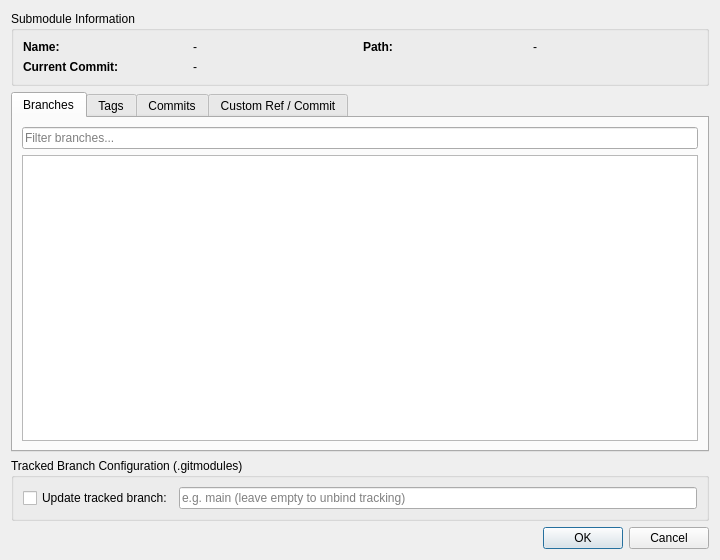
<?xml version="1.0" encoding="UTF-8"?>
<ui version="4.0">
 <class>QGitSubmodulePointerDialog</class>
 <widget class="QDialog" name="QGitSubmodulePointerDialog">
  <property name="geometry">
   <rect>
    <x>0</x>
    <y>0</y>
    <width>720</width>
    <height>560</height>
   </rect>
  </property>
  <property name="windowTitle">
   <string>Submodule Reference &amp; Pointer Picker</string>
  </property>
  <layout class="QVBoxLayout" name="verticalLayout">
   <item>
    <widget class="QGroupBox" name="groupBox_info">
     <property name="title">
      <string>Submodule Information</string>
     </property>
     <layout class="QGridLayout" name="gridLayout_info">
      <item row="0" column="0">
       <widget class="QLabel" name="label_name_title">
        <property name="text">
         <string>Name:</string>
        </property>
        <property name="font">
         <font>
          <bold>true</bold>
         </font>
        </property>
       </widget>
      </item>
      <item row="0" column="1">
       <widget class="QLabel" name="label_name_val">
        <property name="text">
         <string>-</string>
        </property>
       </widget>
      </item>
      <item row="0" column="2">
       <widget class="QLabel" name="label_path_title">
        <property name="text">
         <string>Path:</string>
        </property>
        <property name="font">
         <font>
          <bold>true</bold>
         </font>
        </property>
       </widget>
      </item>
      <item row="0" column="3">
       <widget class="QLabel" name="label_path_val">
        <property name="text">
         <string>-</string>
        </property>
       </widget>
      </item>
      <item row="1" column="0">
       <widget class="QLabel" name="label_head_title">
        <property name="text">
         <string>Current Commit:</string>
        </property>
        <property name="font">
         <font>
          <bold>true</bold>
         </font>
        </property>
       </widget>
      </item>
      <item row="1" column="1" colspan="3">
       <widget class="QLabel" name="label_head_val">
        <property name="text">
         <string>-</string>
        </property>
       </widget>
      </item>
     </layout>
    </widget>
   </item>
   <item>
    <widget class="QTabWidget" name="tabWidget">
     <property name="currentIndex">
      <number>0</number>
     </property>
     <widget class="QWidget" name="tabBranches">
      <attribute name="title">
       <string>Branches</string>
      </attribute>
      <layout class="QVBoxLayout" name="verticalLayout_tabBranches">
       <item>
        <widget class="QLineEdit" name="lineEdit_filterBranches">
         <property name="placeholderText">
          <string>Filter branches...</string>
         </property>
         <property name="clearButtonEnabled">
          <bool>true</bool>
         </property>
        </widget>
       </item>
       <item>
        <widget class="QTableWidget" name="branchesTable"/>
       </item>
      </layout>
     </widget>
     <widget class="QWidget" name="tabTags">
      <attribute name="title">
       <string>Tags</string>
      </attribute>
      <layout class="QVBoxLayout" name="verticalLayout_tabTags">
       <item>
        <widget class="QLineEdit" name="lineEdit_filterTags">
         <property name="placeholderText">
          <string>Filter tags...</string>
         </property>
         <property name="clearButtonEnabled">
          <bool>true</bool>
         </property>
        </widget>
       </item>
       <item>
        <widget class="QTableWidget" name="tagsTable"/>
       </item>
      </layout>
     </widget>
     <widget class="QWidget" name="tabCommits">
      <attribute name="title">
       <string>Commits</string>
      </attribute>
      <layout class="QVBoxLayout" name="verticalLayout_tabCommits">
       <item>
        <widget class="QLineEdit" name="lineEdit_filterCommits">
         <property name="placeholderText">
          <string>Filter commits by message, hash, or author...</string>
         </property>
         <property name="clearButtonEnabled">
          <bool>true</bool>
         </property>
        </widget>
       </item>
       <item>
        <widget class="QTableWidget" name="commitsTable"/>
       </item>
      </layout>
     </widget>
     <widget class="QWidget" name="tabCustom">
      <attribute name="title">
       <string>Custom Ref / Commit</string>
      </attribute>
      <layout class="QVBoxLayout" name="verticalLayout_tabCustom">
       <item>
        <widget class="QLabel" name="label_custom">
         <property name="text">
          <string>Enter branch name, tag, or commit hash directly:</string>
         </property>
        </widget>
       </item>
       <item>
        <widget class="QLineEdit" name="lineEdit_customCommit">
         <property name="placeholderText">
          <string>e.g. main, v1.2.0, or 4b825dc642cb6eb9a060e54bf8d69288fbee4904</string>
         </property>
        </widget>
       </item>
       <item>
        <spacer name="verticalSpacer_custom">
         <property name="orientation">
          <enum>Qt::Orientation::Vertical</enum>
         </property>
         <property name="sizeHint" stdset="0">
          <size>
           <width>20</width>
           <height>40</height>
          </size>
         </property>
        </spacer>
       </item>
      </layout>
     </widget>
    </widget>
   </item>
   <item>
    <widget class="QGroupBox" name="groupBox_tracking">
     <property name="title">
      <string>Tracked Branch Configuration (.gitmodules)</string>
     </property>
     <layout class="QHBoxLayout" name="horizontalLayout_tracking">
      <item>
       <widget class="QCheckBox" name="checkBox_updateTrackedBranch">
        <property name="text">
         <string>Update tracked branch:</string>
        </property>
       </widget>
      </item>
      <item>
       <widget class="QLineEdit" name="lineEdit_trackedBranch">
        <property name="placeholderText">
         <string>e.g. main (leave empty to unbind tracking)</string>
        </property>
       </widget>
      </item>
     </layout>
    </widget>
   </item>
   <item>
    <widget class="QDialogButtonBox" name="buttonBox">
     <property name="orientation">
      <enum>Qt::Orientation::Horizontal</enum>
     </property>
     <property name="standardButtons">
      <set>QDialogButtonBox::StandardButton::Cancel|QDialogButtonBox::StandardButton::Ok</set>
     </property>
    </widget>
   </item>
  </layout>
 </widget>
 <resources/>
 <connections>
  <connection>
   <sender>buttonBox</sender>
   <signal>accepted()</signal>
   <receiver>QGitSubmodulePointerDialog</receiver>
   <slot>accept()</slot>
   <hints>
    <hint type="sourcelabel">
     <x>248</x>
     <y>254</y>
    </hint>
    <hint type="destinationlabel">
     <x>157</x>
     <y>274</y>
    </hint>
   </hints>
  </connection>
  <connection>
   <sender>buttonBox</sender>
   <signal>rejected()</signal>
   <receiver>QGitSubmodulePointerDialog</receiver>
   <slot>reject()</slot>
   <hints>
    <hint type="sourcelabel">
     <x>316</x>
     <y>260</y>
    </hint>
    <hint type="destinationlabel">
     <x>286</x>
     <y>274</y>
    </hint>
   </hints>
  </connection>
 </connections>
</ui>
